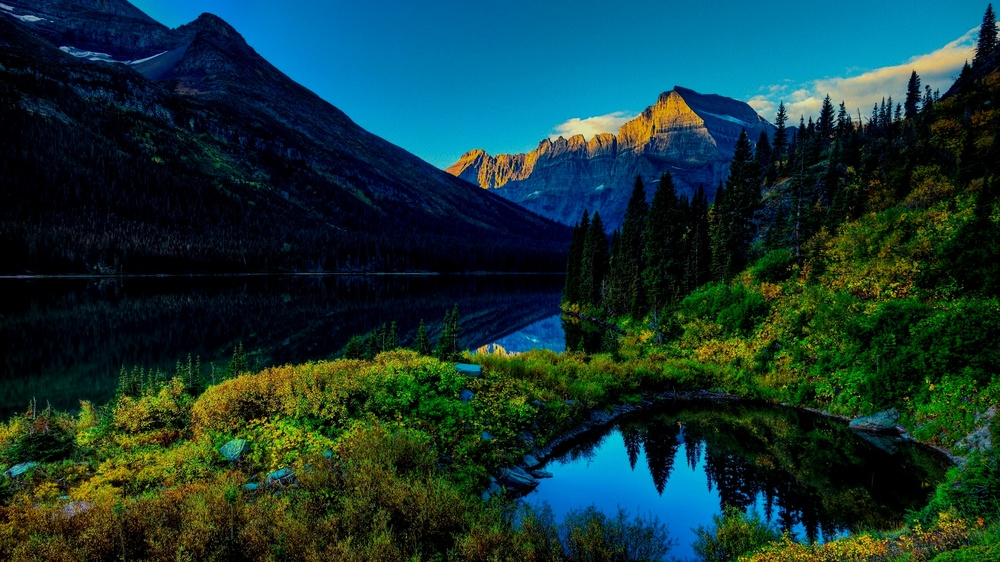
#> input picture Objective testing/Objective testing before.jpg, 1000 x 562 px, shrunk from 3840 x 2160 before the run
$ python 'Objective testing.py'   (older library calls are emulated)
#> lines starting #> are read from the running program, lines starting #| are printed output that depends on the picture; long printed decimals are rounded
import cv2
import numpy as np

# Load the image
imageBefore = cv2.imread('Objective testing before.jpg')
#> imageBefore is the input picture: shape (562, 1000, 3); mean B, G, R 53.2, 53.8, 21
imageAfter = cv2.imread('Objective testing after.jpg')
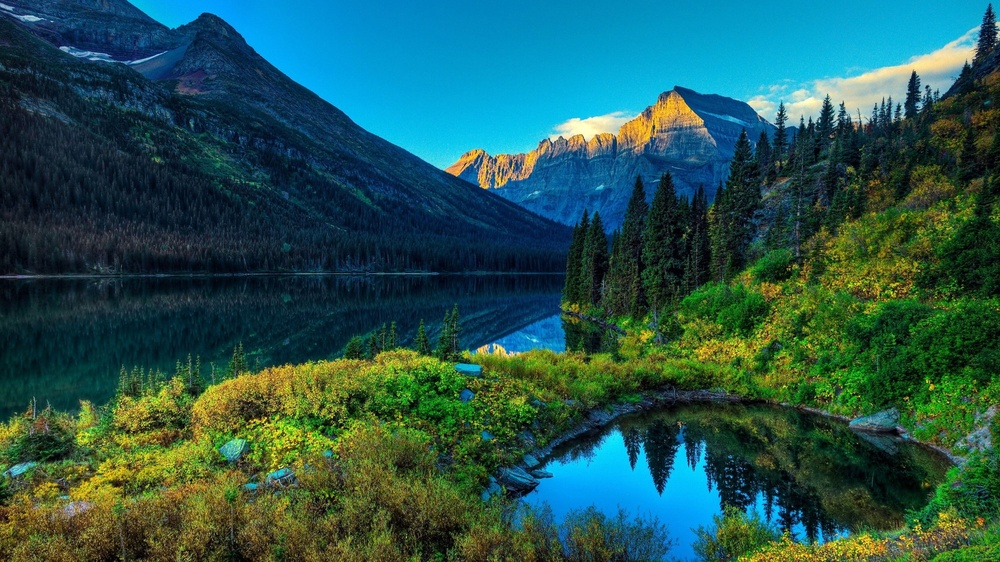
#> input picture Objective testing/Objective testing after.jpg, 1000 x 562 px, shrunk from 3840 x 2160 before the run
#> imageAfter is the input picture: shape (562, 1000, 3); mean B, G, R 80.8, 85.4, 37.6


def MeanBrightnessError(imgX, imgY):
    #In the start the before and after picture get converted into grey scale picture
    #This is done because of greyscale also can be seen at as brightness levels
    imgXGrey = cv2.cvtColor(imgX, cv2.COLOR_BGR2GRAY)
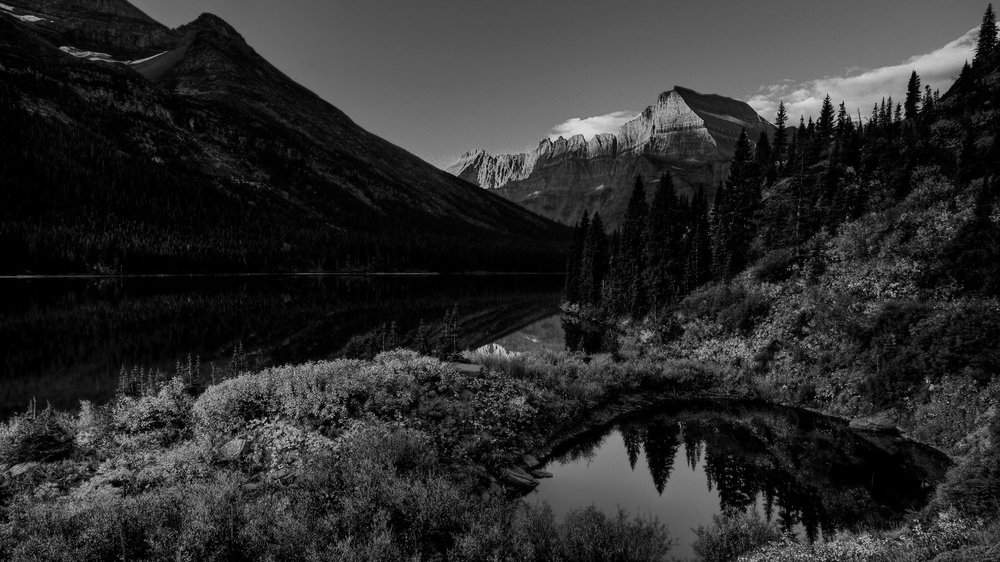
#> imgXGrey: shape (562, 1000); min 0, max 222, mean 44
    imgYGrey = cv2.cvtColor(imgY, cv2.COLOR_BGR2GRAY)
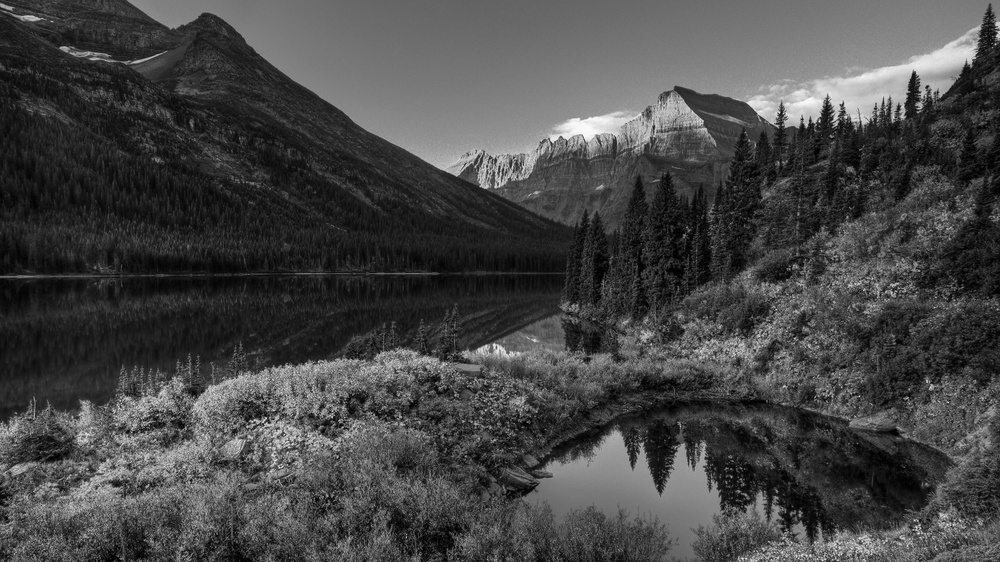
#> imgYGrey: shape (562, 1000); min 0, max 251, mean 70.6

    #After the convertion the formula can be calculated for the 2 pictures by doing as seen down under.
    result = abs(np.mean(imgXGrey)-np.mean(imgYGrey))
#> result = 26.62
#| Mean Brightness Error: 26.623
    return result


def AverageGradient(imgX, imgY):
    #Firstly the images har converted into greyscale so that there is less information to work with.
    #This can be done because it is wanted to see how big changes there is in the picture, aka sharpness
    #These differences can be found in brightness levels and therefore greyscale is great
    imgXGrey = cv2.cvtColor(imgX, cv2.COLOR_BGR2GRAY)
    imgYGrey = cv2.cvtColor(imgY, cv2.COLOR_BGR2GRAY)

    #The sobel command finds all of the gradients, this works in the format
    #cv2.Sobel(ImageInput, ResolutionOfData, xdirection, ydirection, kernelsize)
    #This means that it here will make a array where it has [x gradient, y gradient]
    gradients = [[cv2.Sobel(imgXGrey, cv2.CV_64F, 1, 0, ksize=3), cv2.Sobel(imgXGrey, cv2.CV_64F, 0, 1, ksize=3)],
                 [cv2.Sobel(imgYGrey, cv2.CV_64F, 1, 0, ksize=3), cv2.Sobel(imgYGrey, cv2.CV_64F, 0, 1, ksize=3)]]

    #Now the magnitude of the gradients are found which is done by finding the length of the gradient vectors.
    gradientMagnitutes = [np.sqrt(gradients[0][0]**2 + gradients[0][1]**2),
                          np.sqrt(gradients[1][0]**2 + gradients[1][1]**2)]

    #Then the average gradient can be found
    avgGradientResult = [np.sum(gradientMagnitutes[0])/((imgX.shape[1]-1)*(imgX.shape[0]-1)),
               np.sum(gradientMagnitutes[1])/((imgY.shape[1]-1)*(imgY.shape[0]-1))]
#> avgGradientResult = [62.13, 76.36]
#| Average Gradient: [62.132, 76.359]
    return avgGradientResult


def ContrastQualityIndex(imgB, imgA, PatchSize):
    #We want a local but not nested local. Greyscale is not used because of contrast also is affected by colors
#> called with PatchSize = 32
    Total_PCQI = 0
    #After this we need to loop through some patches. This means that the picture is set up into smaller areas and calculate these and after this finding the average
    for y in range(0, imgB.shape[0], PatchSize):
        for x in range(0, imgB.shape[1], PatchSize):
            #Firstly we get the patch area and put this into a array/matrix
            imagePatches = [imgB[y:y+PatchSize, x:x+PatchSize],
                            imgA[y:y+PatchSize, x:x+PatchSize]]

            #After this the mean luminance can be found
            imgPatchLuminences = [np.mean(imagePatches[0]),
                                  np.mean(imagePatches[1])]

            #Then the luminance can be compared
            luminenceComparison = (imgPatchLuminences[0] + imgPatchLuminences[1]) / 2

            #Then the product of the comparison can be added to the toal amount
            Total_PCQI += luminenceComparison * imgPatchLuminences[0] * imgPatchLuminences[1]
#> after the loop, Total_PCQI = 237878806.5

    #The amount of patches needs to be found by, // is used for a round number. It is rounded because some data can be lost if ImageRes%PatchSice !=0
    Patches = (imgB.shape[0] // PatchSize) * (imgB.shape[1] // PatchSize)
#> Patches = 527

    #Then the average patch contrast/luminence can be found
    avgPacthContrastResult = Total_PCQI / Patches
#> avgPacthContrastResult = 451382.9
#| Patch-based Contrast Quality Index (PCQI): 451382.935
    return avgPacthContrastResult


def UnderwaterQualityEvaluation(imgX, imgY):
    #These are some random weighted coefficients, which needs to be found from a reference or chosen
    c = [0.4680,
         0.2745,
         0.2576]

    #For a start the images are converted into LAB format which has
    #L = Luminence
    #A = Color from green to magenta
    #B = Blue to yellow
    imgXCvt = cv2.cvtColor(imgX, cv2.COLOR_BGR2Lab)
#> imgXCvt: shape (562, 1000, 3); mean of channels 0, 1, 2 53, 122.2, 125.7
    imgYCvt = cv2.cvtColor(imgY, cv2.COLOR_BGR2Lab)
#> imgYCvt: shape (562, 1000, 3); mean of channels 0, 1, 2 84.1, 117.5, 126.4

    #This is then split up so it is usable and astype to force it into float
    labValues = [cv2.split(imgXCvt.astype(np.float32)),
                cv2.split(imgYCvt.astype(np.float32))]

    #Chroma can then be found by finding the length of the A and B aka finding the Chroma and then finding the standard deviation by np.std
    Chroma = [np.std(np.sqrt(np.float32(labValues[0][1])**2 + np.float32(labValues[0][2])**2)),
            np.std(np.sqrt(np.float32(labValues[1][1])**2 + np.float32(labValues[1][2])**2))]
#> Chroma = [15.86, 18.87]

    #Contrast can in this scenario be found by highest light - lowest light
    Contrast = [np.max(labValues[0][0]) - np.min(labValues[0][0]),
                np.max(labValues[1][0]) - np.min(labValues[1][0])]
#> Contrast = [228, 253]

    #Now saturation can be found by converting the img to HSV, also called Hue, Saturation, Value(intensity)
    #Then the it is split up and the mean is found of saturation
    AverageSaturation = [np.mean(cv2.split(cv2.cvtColor(imgX, cv2.COLOR_BGR2HSV))[1]),
                        np.mean(cv2.split(cv2.cvtColor(imgY, cv2.COLOR_BGR2HSV))[1])]
#> AverageSaturation = [214.9, 189.1]

    #Then the formula can be calculated
    resultUCIQE = [c[0] * Chroma[0] + c[1] * Contrast[0] + c[2] * AverageSaturation[0],
                   c[0] * Chroma[1] + c[1] * Contrast[1] + c[2] * AverageSaturation[1]]
#> resultUCIQE = [125.4, 127]
    return resultUCIQE

print(f'Mean Brightness Error: {MeanBrightnessError(imageBefore, imageAfter)}')
print(f'Average Gradient: {AverageGradient(imageBefore, imageAfter)}')
print(f'Patch-based Contrast Quality Index (PCQI): {ContrastQualityIndex(imageBefore, imageAfter, 32)}')
print(f'Underwater colour image quality evaluation metric (UCIQE): {UnderwaterQualityEvaluation(imageBefore, imageAfter)}')
#| Underwater colour image quality evaluation metric (UCIQE): [125.359, 126.985]
